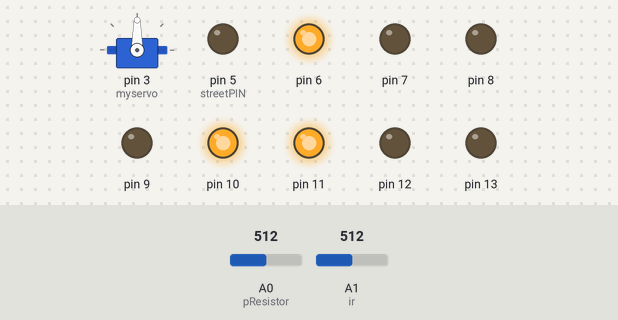
This sketch was run on a simulated Arduino Uno, built with avr-gcc and run on an emulated ATmega328P. Shown: servo, output pins drawn as LEDs (lit = HIGH). Inputs (shaded band) come from the test bench; at power-on: A0 (pResistor) = 512, A1 (ir) = 512.

Above: at 1.2 s.
1.3 s: A0 (pResistor) set to 217
3.5 s: A0 (pResistor) set to 192
At 3.9 s:
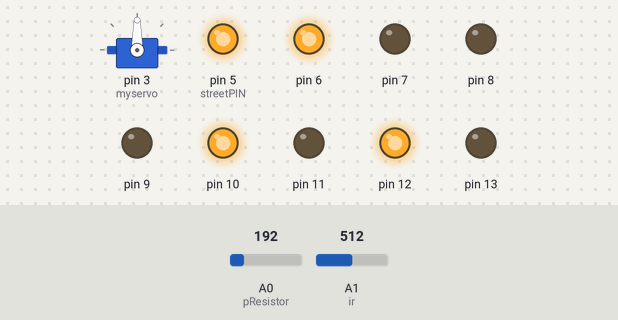
6.5 s: A1 (ir) set to 105
9.5 s: A1 (ir) set to 89
At 10.7 s:
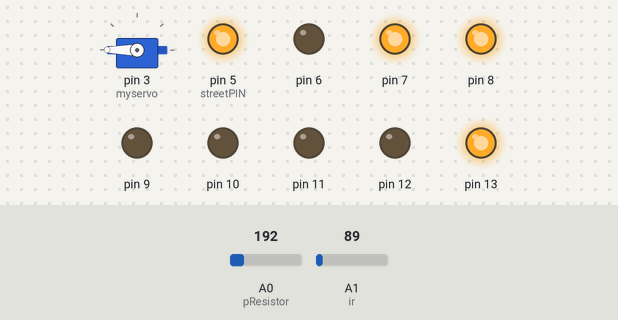
11.0 s: A0 (pResistor) set to 210
At 12.1 s:
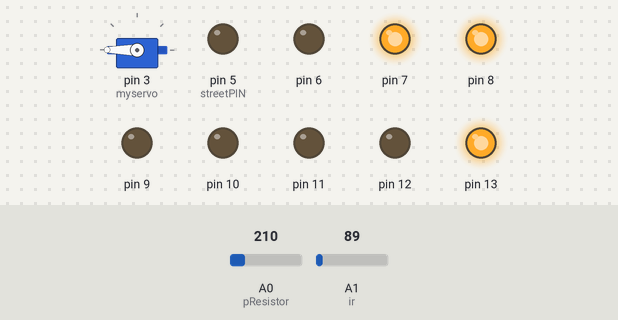
12.5 s: A1 (ir) set to 110
At 13.2 s:
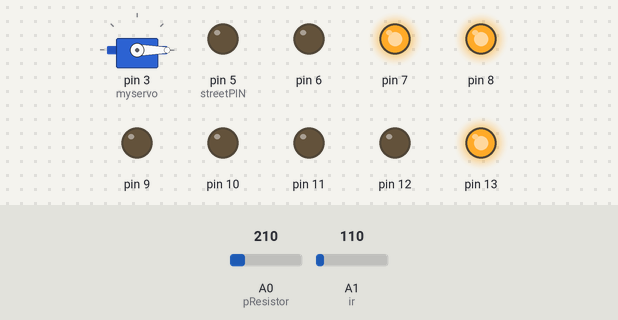
Timing chart, 0 to 21.5 s (numbered marks = the images above; inputs shaded):
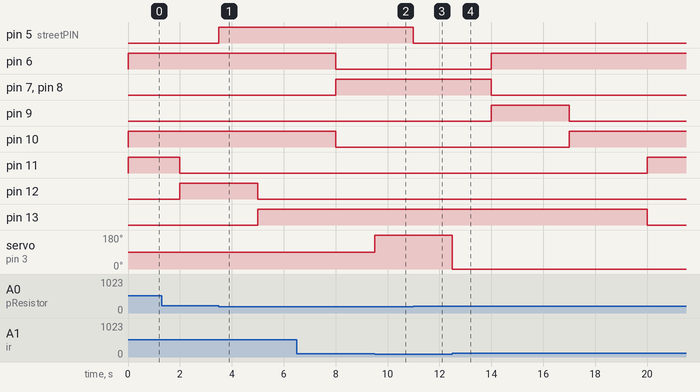

The sketch:

traffic_isp.ino
```cpp
/*Created By: Ajilan Sivaloganathan, Elizabeth Shim, Justin Freemantle
 * Date : 2018-06-01
 * Mr.Wong
 * Eningeering Grade 11 ISP - Fully Functioning Traffic Light System
 */

#include <Servo.h>

Servo myservo;
bool gate = false;
int pos;
unsigned long interval=2000;
unsigned long previousMillis=0;
unsigned long servoMillis = 0;
int buttonPin=1;
bool buttonPressed=false; // stores whether the button was pressed or not
int buttonState=LOW; // stores current button state
int ryState = LOW; // red ligh bulb for traffic light pair
int yyState = LOW; // yellow light bulb for traffic light pair
int gyState = HIGH; // green ligh bulb for traffic light pair
int rxState = HIGH; // red ligh bulb for centred traffic light
int yxState = LOW; // yellow ligh bulb for centred traffic light
int gxState = LOW; // green ligh bulb for centred traffic light
int RpedState = HIGH; // Red light bulb for pedestrian light
int GpedState = LOW; // Green light bulb for pedestrian light
const int streetPIN=5; //used for street ligths
int lightSensitivity;// Stores photoresistor values
const int pResistor = A0; // Photoresistor at Arduino analog pin A0
int count = 0; // used for which traffic lights to use
int irValue; // stores value for the IR sensor


void setup()
{
  pinMode(buttonPin, INPUT);//Takes button input
  //the following lines are for the traffic light bulbs
  pinMode(13, OUTPUT);
  pinMode(12, OUTPUT);
  pinMode(11, OUTPUT);
  pinMode(10, OUTPUT);
  pinMode(9, OUTPUT);
  pinMode(8, OUTPUT);
  pinMode(7, OUTPUT);
  pinMode(6, OUTPUT);
  pinMode(streetPIN, OUTPUT); //for street lights
  pinMode(pResistor, INPUT); //input for photoresistor
  pinMode(A1,INPUT);
  Serial.begin (9600);
  myservo.attach (3); // outputs servo to pin 3
}

void street()
{
  lightSensitivity = analogRead(pResistor);
  if (lightSensitivity > 200){
    digitalWrite(streetPIN, LOW);  //Turn led off when its light outside
  }else{
    digitalWrite(streetPIN, HIGH); //Turn led on when its darker
  }
}

void loop() {
  unsigned long currentMillis = millis(); // grab current time
  street();
  buttonState = digitalRead(buttonPin);
  if (buttonState==HIGH && gxState==LOW)
    buttonPressed=true;
  //sets all the light bulbs
  digitalWrite(13, ryState);
  digitalWrite(12, yyState);
  digitalWrite(11, gyState);
  digitalWrite(10, rxState);
  digitalWrite(9, yxState);
  digitalWrite(8, gxState);
  digitalWrite(7,GpedState);
  digitalWrite(6,RpedState);
  if ((unsigned long)(currentMillis - previousMillis) >= interval) //This if statement is responsible for changing the states of the traffic lights
  {
    if(rxState==HIGH && gyState==HIGH)
    {
      yyState=HIGH;
      gyState=LOW;
    }
    else if(yyState==HIGH && rxState==HIGH)
    {
      yyState=LOW;
      ryState=HIGH;
    }
    else if(ryState==HIGH && rxState==HIGH && count==0)
    {
      rxState=LOW;
      gxState=HIGH;
      GpedState=HIGH;
      RpedState=LOW;
      count++;
    }
    else if(ryState==HIGH && gxState==HIGH)
    {
      gxState=LOW;
      yxState=HIGH;
      GpedState=LOW;
      RpedState=HIGH;
    }
    else if (yxState==HIGH && ryState==HIGH)
    {
      rxState=HIGH;
      yxState=LOW;
    }
    else if (rxState==HIGH && ryState==HIGH && count ==1)
    {
      ryState=LOW;
      gyState=HIGH;
      rxState=HIGH;
      count--;
    }
    if ((yyState==HIGH || yxState==HIGH) || (rxState==HIGH && ryState==HIGH)) // this if statements determines for how long each light is on for
    {
      interval=3000;//Yellow lights are on for one second and both red lights are on for one second
      if(buttonPressed==true) //time is reduced if button is pressed
        interval=1500;
    }
    else if (gyState==HIGH)
    {
     interval=6000;//green and single red lights are on for two seconds
     if (buttonPressed==true)//time is reduced if button is pressed
      interval=3000;
    }
    else if (gxState==HIGH)
    {
      interval=6000;//green lights are on for two seconds
      buttonPressed=false; //records that the pedestrian may now cross
    }
  previousMillis = currentMillis;
  }

  irValue = (analogRead (A1)); // gets ir sensor value
  //Serial.println (analogRead (A1));
  // if there is an object blocking the gate and the gate is closed
  if(irValue <100 && gate == false && (currentMillis - servoMillis) >= 3000){

    //gate closes
    for (pos = 0; pos < 180; pos ++);
    {
      myservo.write (pos);
    }

    gate = true; // the gate is open
  }

  //if the path is clear and the gate is open and 3 seconds have elapsed since the gate opened
  if (irValue > 100 && gate == true){

    //closes gate
    for (pos = 180; pos > 0; pos --);
    {
      myservo.write (pos);
    }
    gate = false;  // gate is closed

    servoMillis = millis (); // starts timer for servo
  }
}
```

Measured:
- the behaviour switches between 201 and 200 on A0 (pResistor) (found by bisection; images 0 and 1)
- the behaviour switches between 100 and 99 on A1 (ir) (found by bisection; images 1 and 2)
- after the input at 3.5 s, pin 5 (streetPIN): LOW → HIGH at once
- after the input at 9.5 s, servo on pin 3 (myservo): 90° → 180° at once
- after the input at 11.0 s, pin 5 (streetPIN): HIGH → LOW at once
- after the input at 12.5 s, servo on pin 3 (myservo): 180° → 0° at once
